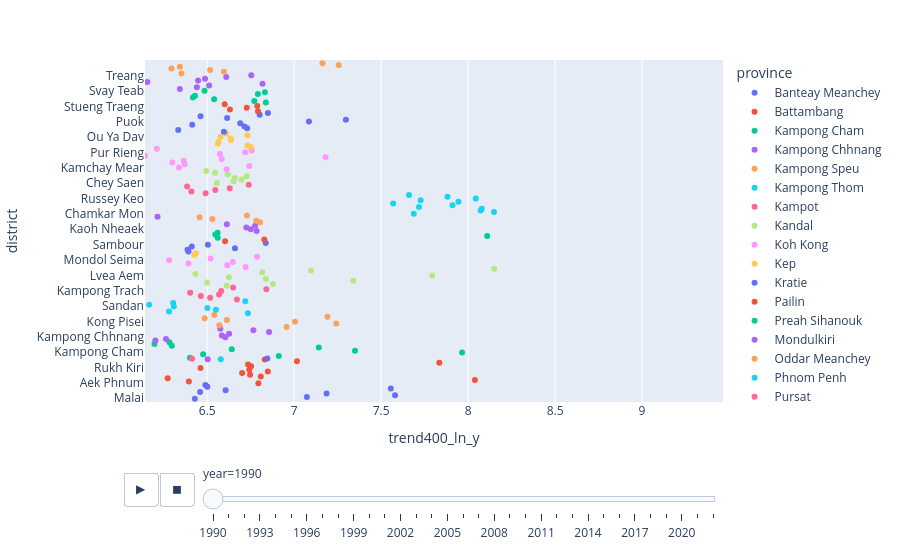

Source (notebook cell):
### Code cell
px.strip(
    gdf_long,
    x="trend400_ln_y",
    y="district",
    color="province",
    animation_frame= 'year',
    range_x = [gdf_long["trend400_ln_y"].min(), gdf_long["trend400_ln_y"].max()],
    hover_name="district",
    hover_data=["province","district","trend400_ln_y"]
)

### Figure 1 — Plotly figure (JSON) as saved in the notebook; plotly's stock layout.template omitted (floating-point values rounded to 4 significant figures)
{"data": [{"alignmentgroup": "True", "boxpoints": "all", "customdata": [["Banteay Meanchey"], ["Banteay Meanchey"], ["Banteay Meanchey"], ["Banteay Meanchey"], ["Banteay Meanchey"], ["Banteay Meanchey"], ["Banteay Meanchey"], ["Banteay Meanchey"], ["Banteay Meanchey"]], "fillcolor": "rgba(255,255,255,0)", "hoveron": "points", "hovertemplate": "<b>%{hovertext}</b><br><br>province=%{customdata[0]}<br>year=1990<br>trend400_ln_y=%{x}<br>district=%{y}<extra></extra>", "hovertext": ["Malai", "Mongkol Borei", "Ou Chrov", "Paoy Paet", "Phnum Srok", "Preah Netr Preah", "Serei Saophoan", "Svay Chek", "Thma Puok"], "legendgroup": "Banteay Meanchey", "line": {"color": "rgba(255,255,255,0)"}, "marker": {"color": "#636efa"}, "name": "Banteay Meanchey", "offsetgroup": "Banteay Meanchey", "orientation": "h", "pointpos": 0, "showlegend": true, "type": "box", "x": [6.429, 7.073, 7.58, 7.186, 6.459, 6.606, 7.556, 6.501, 6.489], "x0": " ", "xaxis": "x", "y": ["Malai", "Mongkol Borei", "Ou Chrov", "Paoy Paet", "Phnum Srok", "Preah Netr Preah", "Serei Saophoan", "Svay Chek", "Thma Puok"], "y0": " ", "yaxis": "y"}, {"alignmentgroup": "True", "boxpoints": "all", "customdata": [["Battambang"], ["Battambang"], ["Battambang"], ["Battambang"], ["Battambang"], ["Battambang"], ["Battambang"], ["Battambang"], ["Battambang"], ["Battambang"], ["Battambang"], ["Battambang"], ["Battambang"], ["Battambang"], ["Battambang"]], "fillcolor": "rgba(255,255,255,0)", "hoveron": "points", "hovertemplate": "<b>%{hovertext}</b><br><br>province=%{customdata[0]}<br>year=1990<br>trend400_ln_y=%{x}<br>district=%{y}<extra></extra>", "hovertext": ["Aek Phnum", "Banan", "Battambang", "Bavel", "Kamrieng", "Koas Krala", "Moung Ruessei", "Phnum Proek", "Rotonak Mondol", "Rukh Kiri", "Samlout", "Sampov Lun", "Sangkae", "Thma Koul", "Tonlé Sap"], "legendgroup": "Battambang", "line": {"color": "rgba(255,255,255,0)"}, "marker": {"color": "#EF553B"}, "name": "Battambang", "offsetgroup": "Battambang", "orientation": "h", "pointpos": 0, "showlegend": true, "type": "box", "x": [6.794, 6.394, 8.039, 6.273, 6.808, 6.746, 6.701, 6.848, 6.742, 6.461, 6.752, 6.735, 7.834, 7.016, 6.831], "x0": " ", "xaxis": "x", "y": ["Aek Phnum", "Banan", "Battambang", "Bavel", "Kamrieng", "Koas Krala", "Moung Ruessei", "Phnum Proek", "Rotonak Mondol", "Rukh Kiri", "Samlout", "Sampov Lun", "Sangkae", "Thma Koul", "Tonlé Sap"], "y0": " ", "yaxis": "y"}, {"alignmentgroup": "True", "boxpoints": "all", "customdata": [["Kampong Cham"], ["Kampong Cham"], ["Kampong Cham"], ["Kampong Cham"], ["Kampong Cham"], ["Kampong Cham"], ["Kampong Cham"], ["Kampong Cham"], ["Kampong Cham"], ["Kampong Cham"]], "fillcolor": "rgba(255,255,255,0)", "hoveron": "points", "hovertemplate": "<b>%{hovertext}</b><br><br>province=%{customdata[0]}<br>year=1990<br>trend400_ln_y=%{x}<br>district=%{y}<extra></extra>", "hovertext": ["Batheay", "Chamkar Leu", "Cheung Prey", "Kampong Cham", "Kampong Siem", "Kang Meas", "Kaoh Soutin", "Prey Chhor", "Srei Santhor", "Stueng Trang"], "legendgroup": "Kampong Cham", "line": {"color": "rgba(255,255,255,0)"}, "marker": {"color": "#00cc96"}, "name": "Kampong Cham", "offsetgroup": "Kampong Cham", "orientation": "h", "pointpos": 0, "showlegend": true, "type": "box", "x": [6.4, 6.911, 6.476, 7.965, 7.35, 6.641, 7.142, 6.296, 6.197, 6.282], "x0": " ", "xaxis": "x", "y": ["Batheay", "Chamkar Leu", "Cheung Prey", "Kampong Cham", "Kampong Siem", "Kang Meas", "Kaoh Soutin", "Prey Chhor", "Srei Santhor", "Stueng Trang"], "y0": " ", "yaxis": "y"}, {"alignmentgroup": "True", "boxpoints": "all", "customdata": [["Kampong Chhnang"], ["Kampong Chhnang"], ["Kampong Chhnang"], ["Kampong Chhnang"], ["Kampong Chhnang"], ["Kampong Chhnang"], ["Kampong Chhnang"], ["Kampong Chhnang"], ["Kampong Chhnang"]], "fillcolor": "rgba(255,255,255,0)", "hoveron": "points", "hovertemplate": "<b>%{hovertext}</b><br><br>province=%{customdata[0]}<br>year=1990<br>trend400_ln_y=%{x}<br>district=%{y}<extra></extra>", "hovertext": ["Baribour", "Chol Kiri", "Kampong Chhnang", "Kampong Leaeng", "Kampong Tralach", "Rolea B'ier", "Sameakki Mean Chey", "Tonlé Sap", "Tuek Phos"], "legendgroup": "Kampong Chhnang", "line": {"color": "rgba(255,255,255,0)"}, "marker": {"color": "#ab63fa"}, "name": "Kampong Chhnang", "offsetgroup": "Kampong Chhnang", "orientation": "h", "pointpos": 0, "showlegend": true, "type": "box", "x": [6.202, 6.263, 6.604, 6.584, 6.626, 6.856, 6.765, 6.503, 6.575], "x0": " ", "xaxis": "x", "y": ["Baribour", "Chol Kiri", "Kampong Chhnang", "Kampong Leaeng", "Kampong Tralach", "Rolea B'ier", "Sameakki Mean Chey", "Tonlé Sap", "Tuek Phos"], "y0": " ", "yaxis": "y"}, {"alignmentgroup": "True", "boxpoints": "all", "customdata": [["Kampong Speu"], ["Kampong Speu"], ["Kampong Speu"], ["Kampong Speu"], ["Kampong Speu"], ["Kampong Speu"], ["Kampong Speu"], ["Kampong Speu"]], "fillcolor": "rgba(255,255,255,0)", "hoveron": "points", "hovertemplate": "<b>%{hovertext}</b><br><br>province=%{customdata[0]}<br>year=1990<br>trend400_ln_y=%{x}<br>district=%{y}<extra></extra>", "hovertext": ["Aoral", "Basedth", "Chbar Mon", "Kong Pisei", "Odongk", "Phnum Sruoch", "Samraong Tong", "Thpong"], "legendgroup": "Kampong Speu", "line": {"color": "rgba(255,255,255,0)"}, "marker": {"color": "#FFA15A"}, "name": "Kampong Speu", "offsetgroup": "Kampong Speu", "orientation": "h", "pointpos": 0, "showlegend": true, "type": "box", "x": [6.957, 6.569, 7.242, 7.004, 6.613, 6.485, 7.191, 6.54], "x0": " ", "xaxis": "x", "y": ["Aoral", "Basedth", "Chbar Mon", "Kong Pisei", "Odongk", "Phnum Sruoch", "Samraong Tong", "Thpong"], "y0": " ", "yaxis": "y"}, {"alignmentgroup": "True", "boxpoints": "all", "customdata": [["Kampong Thom"], ["Kampong Thom"], ["Kampong Thom"], ["Kampong Thom"], ["Kampong Thom"], ["Kampong Thom"], ["Kampong Thom"], ["Kampong Thom"], ["Kampong Thom"]], "fillcolor": "rgba(255,255,255,0)", "hoveron": "points", "hovertemplate": "<b>%{hovertext}</b><br><br>province=%{customdata[0]}<br>year=1990<br>trend400_ln_y=%{x}<br>district=%{y}<extra></extra>", "hovertext": ["Baray", "Kampong Svay", "Prasat Ballangk", "Prasat Sambour", "Sandan", "Santuk", "Stoung", "Stueng Saen", "Tonlé Sap"], "legendgroup": "Kampong Thom", "line": {"color": "rgba(255,255,255,0)"}, "marker": {"color": "#19d3f3"}, "name": "Kampong Thom", "offsetgroup": "Kampong Thom", "orientation": "h", "pointpos": 0, "showlegend": true, "type": "box", "x": [6.734, 6.28, 6.55, 6.501, 6.308, 6.166, 6.304, 6.719, 6.578], "x0": " ", "xaxis": "x", "y": ["Baray", "Kampong Svay", "Prasat Ballangk", "Prasat Sambour", "Sandan", "Santuk", "Stoung", "Stueng Saen", "Tonlé Sap"], "y0": " ", "yaxis": "y"}, {"alignmentgroup": "True", "boxpoints": "all", "customdata": [["Kampot"], ["Kampot"], ["Kampot"], ["Kampot"], ["Kampot"], ["Kampot"], ["Kampot"], ["Kampot"]], "fillcolor": "rgba(255,255,255,0)", "hoveron": "points", "hovertemplate": "<b>%{hovertext}</b><br><br>province=%{customdata[0]}<br>year=1990<br>trend400_ln_y=%{x}<br>district=%{y}<extra></extra>", "hovertext": ["Angkor Chey", "Banteay Meas", "Chhuk", "Chum Kiri", "Dang Tong", "Kampong Trach", "Kampot", "Tuek Chhou"], "legendgroup": "Kampot", "line": {"color": "rgba(255,255,255,0)"}, "marker": {"color": "#FF6692"}, "name": "Kampot", "offsetgroup": "Kampot", "orientation": "h", "pointpos": 0, "showlegend": true, "type": "box", "x": [6.671, 6.517, 6.463, 6.568, 6.402, 6.58, 6.84, 6.649], "x0": " ", "xaxis": "x", "y": ["Angkor Chey", "Banteay Meas", "Chhuk", "Chum Kiri", "Dang Tong", "Kampong Trach", "Kampot", "Tuek Chhou"], "y0": " ", "yaxis": "y"}, {"alignmentgroup": "True", "boxpoints": "all", "customdata": [["Kandal"], ["Kandal"], ["Kandal"], ["Kandal"], ["Kandal"], ["Kandal"], ["Kandal"], ["Kandal"], ["Kandal"], ["Kandal"], ["Kandal"]], "fillcolor": "rgba(255,255,255,0)", "hoveron": "points", "hovertemplate": "<b>%{hovertext}</b><br><br>province=%{customdata[0]}<br>year=1990<br>trend400_ln_y=%{x}<br>district=%{y}<extra></extra>", "hovertext": ["Angk Snuol", "Kandal Stueng", "Kaoh Thum", "Khsach Kandal", "Kien Svay", "Leuk Daek", "Lvea Aem", "Mukh Kampul", "Ponhea Lueu", "S'ang", "Ta Khmau"], "legendgroup": "Kandal", "line": {"color": "rgba(255,255,255,0)"}, "marker": {"color": "#B6E880"}, "name": "Kandal", "offsetgroup": "Kandal", "orientation": "h", "pointpos": 0, "showlegend": true, "type": "box", "x": [6.612, 6.878, 6.499, 7.339, 6.837, 6.625, 7.794, 6.432, 6.816, 7.096, 8.15], "x0": " ", "xaxis": "x", "y": ["Angk Snuol", "Kandal Stueng", "Kaoh Thum", "Khsach Kandal", "Kien Svay", "Leuk Daek", "Lvea Aem", "Mukh Kampul", "Ponhea Lueu", "S'ang", "Ta Khmau"], "y0": " ", "yaxis": "y"}, {"alignmentgroup": "True", "boxpoints": "all", "customdata": [["Koh Kong"], ["Koh Kong"], ["Koh Kong"], ["Koh Kong"], ["Koh Kong"], ["Koh Kong"], ["Koh Kong"]], "fillcolor": "rgba(255,255,255,0)", "hoveron": "points", "hovertemplate": "<b>%{hovertext}</b><br><br>province=%{customdata[0]}<br>year=1990<br>trend400_ln_y=%{x}<br>district=%{y}<extra></extra>", "hovertext": ["Botum Sakor", "Kaoh Kong", "Khemara Phoumin", "Kiri Sakor", "Mondol Seima", "Srae Ambel", "Thma Bang"], "legendgroup": "Koh Kong", "line": {"color": "rgba(255,255,255,0)"}, "marker": {"color": "#FF97FF"}, "name": "Koh Kong", "offsetgroup": "Koh Kong", "orientation": "h", "pointpos": 0, "showlegend": true, "type": "box", "x": [6.721, 6.615, 6.392, 6.648, 6.281, 6.519, 6.786], "x0": " ", "xaxis": "x", "y": ["Botum Sakor", "Kaoh Kong", "Khemara Phoumin", "Kiri Sakor", "Mondol Seima", "Srae Ambel", "Thma Bang"], "y0": " ", "yaxis": "y"}, {"alignmentgroup": "True", "boxpoints": "all", "customdata": [["Kep"], ["Kep"]], "fillcolor": "rgba(255,255,255,0)", "hoveron": "points", "hovertemplate": "<b>%{hovertext}</b><br><br>province=%{customdata[0]}<br>year=1990<br>trend400_ln_y=%{x}<br>district=%{y}<extra></extra>", "hovertext": ["Damnak Chang'aeur", "Kaeb"], "legendgroup": "Kep", "line": {"color": "rgba(255,255,255,0)"}, "marker": {"color": "#FECB52"}, "name": "Kep", "offsetgroup": "Kep", "orientation": "h", "pointpos": 0, "showlegend": true, "type": "box", "x": [6.425, 6.434], "x0": " ", "xaxis": "x", "y": ["Damnak Chang'aeur", "Kaeb"], "y0": " ", "yaxis": "y"}, {"alignmentgroup": "True", "boxpoints": "all", "customdata": [["Kratie"], ["Kratie"], ["Kratie"], ["Kratie"], ["Kratie"], ["Kratie"]], "fillcolor": "rgba(255,255,255,0)", "hoveron": "points", "hovertemplate": "<b>%{hovertext}</b><br><br>province=%{customdata[0]}<br>year=1990<br>trend400_ln_y=%{x}<br>district=%{y}<extra></extra>", "hovertext": ["Chetr Borei", "Chhloung", "Kracheh", "Prek Prasab", "Sambour", "Snuol"], "legendgroup": "Kratie", "line": {"color": "rgba(255,255,255,0)"}, "marker": {"color": "#636efa"}, "name": "Kratie", "offsetgroup": "Kratie", "orientation": "h", "pointpos": 0, "showlegend": true, "type": "box", "x": [6.392, 6.387, 6.659, 6.412, 6.504, 6.837], "x0": " ", "xaxis": "x", "y": ["Chetr Borei", "Chhloung", "Kracheh", "Prek Prasab", "Sambour", "Snuol"], "y0": " ", "yaxis": "y"}, {"alignmentgroup": "True", "boxpoints": "all", "customdata": [["Pailin"], ["Pailin"]], "fillcolor": "rgba(255,255,255,0)", "hoveron": "points", "hovertemplate": "<b>%{hovertext}</b><br><br>province=%{customdata[0]}<br>year=1990<br>trend400_ln_y=%{x}<br>district=%{y}<extra></extra>", "hovertext": ["Pailin", "Sala Krau"], "legendgroup": "Pailin", "line": {"color": "rgba(255,255,255,0)"}, "marker": {"color": "#EF553B"}, "name": "Pailin", "offsetgroup": "Pailin", "orientation": "h", "pointpos": 0, "showlegend": true, "type": "box", "x": [6.602, 6.828], "x0": " ", "xaxis": "x", "y": ["Pailin", "Sala Krau"], "y0": " ", "yaxis": "y"}, {"alignmentgroup": "True", "boxpoints": "all", "customdata": [["Preah Sihanouk"], ["Preah Sihanouk"], ["Preah Sihanouk"], ["Preah Sihanouk"]], "fillcolor": "rgba(255,255,255,0)", "hoveron": "points", "hovertemplate": "<b>%{hovertext}</b><br><br>province=%{customdata[0]}<br>year=1990<br>trend400_ln_y=%{x}<br>district=%{y}<extra></extra>", "hovertext": ["Kampong Seila", "Preah Sihanouk", "Prey Nob", "Stueng Hav"], "legendgroup": "Preah Sihanouk", "line": {"color": "rgba(255,255,255,0)"}, "marker": {"color": "#00cc96"}, "name": "Preah Sihanouk", "offsetgroup": "Preah Sihanouk", "orientation": "h", "pointpos": 0, "showlegend": true, "type": "box", "x": [6.56, 8.109, 6.546, 6.56], "x0": " ", "xaxis": "x", "y": ["Kampong Seila", "Preah Sihanouk", "Prey Nob", "Stueng Hav"], "y0": " ", "yaxis": "y"}, {"alignmentgroup": "True", "boxpoints": "all", "customdata": [["Mondulkiri"], ["Mondulkiri"], ["Mondulkiri"], ["Mondulkiri"], ["Mondulkiri"]], "fillcolor": "rgba(255,255,255,0)", "hoveron": "points", "hovertemplate": "<b>%{hovertext}</b><br><br>province=%{customdata[0]}<br>year=1990<br>trend400_ln_y=%{x}<br>district=%{y}<extra></extra>", "hovertext": ["Kaev Seima", "Kaoh Nheaek", "Ou Reang", "Pech Chreada", "Saen Monourom"], "legendgroup": "Mondulkiri", "line": {"color": "rgba(255,255,255,0)"}, "marker": {"color": "#ab63fa"}, "name": "Mondulkiri", "offsetgroup": "Mondulkiri", "orientation": "h", "pointpos": 0, "showlegend": true, "type": "box", "x": [6.784, 6.75, 6.725, 6.775, 6.613], "x0": " ", "xaxis": "x", "y": ["Kaev Seima", "Kaoh Nheaek", "Ou Reang", "Pech Chreada", "Saen Monourom"], "y0": " ", "yaxis": "y"}, {"alignmentgroup": "True", "boxpoints": "all", "customdata": [["Oddar Meanchey"], ["Oddar Meanchey"], ["Oddar Meanchey"], ["Oddar Meanchey"], ["Oddar Meanchey"]], "fillcolor": "rgba(255,255,255,0)", "hoveron": "points", "hovertemplate": "<b>%{hovertext}</b><br><br>province=%{customdata[0]}<br>year=1990<br>trend400_ln_y=%{x}<br>district=%{y}<extra></extra>", "hovertext": ["Anlong Veaeng", "Banteay Ampil", "Chong Kal", "Samraong", "Trapeang Prasat"], "legendgroup": "Oddar Meanchey", "line": {"color": "rgba(255,255,255,0)"}, "marker": {"color": "#FFA15A"}, "name": "Oddar Meanchey", "offsetgroup": "Oddar Meanchey", "orientation": "h", "pointpos": 0, "showlegend": true, "type": "box", "x": [6.804, 6.782, 6.529, 6.456, 6.728], "x0": " ", "xaxis": "x", "y": ["Anlong Veaeng", "Banteay Ampil", "Chong Kal", "Samraong", "Trapeang Prasat"], "y0": " ", "yaxis": "y"}, {"alignmentgroup": "True", "boxpoints": "all", "customdata": [["Phnom Penh"], ["Phnom Penh"], ["Phnom Penh"], ["Phnom Penh"], ["Phnom Penh"], ["Phnom Penh"], ["Phnom Penh"], ["Phnom Penh"], ["Phnom Penh"], ["Phnom Penh"], ["Phnom Penh"], ["Phnom Penh"]], "fillcolor": "rgba(255,255,255,0)", "hoveron": "points", "hovertemplate": "<b>%{hovertext}</b><br><br>province=%{customdata[0]}<br>year=1990<br>trend400_ln_y=%{x}<br>district=%{y}<extra></extra>", "hovertext": ["Chamkar Mon", "Chbar Ampov", "Chraoy Chongvar", "Dangkao", "Doun Penh", "Mean Chey", "Praek Pnov", "Prampir Meakkakra", "Pur Sen Chey", "Russey Keo", "Saensokh", "Tuol Kouk"], "legendgroup": "Phnom Penh", "line": {"color": "rgba(255,255,255,0)"}, "marker": {"color": "#19d3f3"}, "name": "Phnom Penh", "offsetgroup": "Phnom Penh", "orientation": "h", "pointpos": 0, "showlegend": true, "type": "box", "x": [7.687, 8.149, 8.072, 8.079, 7.718, 7.91, 7.569, 7.944, 7.727, 8.044, 7.882, 7.661], "x0": " ", "xaxis": "x", "y": ["Chamkar Mon", "Chbar Ampov", "Chraoy Chongvar", "Dangkao", "Doun Penh", "Mean Chey", "Praek Pnov", "Prampir Meakkakra", "Pur Sen Chey", "Russey Keo", "Saensokh", "Tuol Kouk"], "y0": " ", "yaxis": "y"}, {"alignmentgroup": "True", "boxpoints": "all", "customdata": [["Pursat"], ["Pursat"], ["Pursat"], ["Pursat"], ["Pursat"], ["Pursat"], ["Pursat"]], "fillcolor": "rgba(255,255,255,0)", "hoveron": "points", "hovertemplate": "<b>%{hovertext}</b><br><br>province=%{customdata[0]}<br>year=1990<br>trend400_ln_y=%{x}<br>district=%{y}<extra></extra>", "hovertext": ["Bakan", "Kandieng", "Krakor", "Phnum Kravanh", "Pursat", "Tonlé Sap", "Veal Veaeng"], "legendgroup": "Pursat", "line": {"color": "rgba(255,255,255,0)"}, "marker": {"color": "#FF6692"}, "name": "Pursat", "offsetgroup": "Pursat", "orientation": "h", "pointpos": 0, "showlegend": true, "type": "box", "x": [6.491, 6.409, 6.546, 6.63, 6.384, 6.413, 6.739], "x0": " ", "xaxis": "x", "y": ["Bakan", "Kandieng", "Krakor", "Phnum Kravanh", "Pursat", "Tonlé Sap", "Veal Veaeng"], "y0": " ", "yaxis": "y"}, {"alignmentgroup": "True", "boxpoints": "all", "customdata": [["Preah Vihear"], ["Preah Vihear"], ["Preah Vihear"], ["Preah Vihear"], ["Preah Vihear"], ["Preah Vihear"], ["Preah Vihear"], ["Preah Vihear"]], "fillcolor": "rgba(255,255,255,0)", "hoveron": "points", "hovertemplate": "<b>%{hovertext}</b><br><br>province=%{customdata[0]}<br>year=1990<br>trend400_ln_y=%{x}<br>district=%{y}<extra></extra>", "hovertext": ["Chey Saen", "Chhaeb", "Choam Ksant", "Kuleaen", "Preah Vihear", "Rovieng", "Sangkum Thmei", "Tbaeng Mean Chey"], "legendgroup": "Preah Vihear", "line": {"color": "rgba(255,255,255,0)"}, "marker": {"color": "#B6E880"}, "name": "Preah Vihear", "offsetgroup": "Preah Vihear", "orientation": "h", "pointpos": 0, "showlegend": true, "type": "box", "x": [6.555, 6.651, 6.698, 6.658, 6.727, 6.618, 6.544, 6.494], "x0": " ", "xaxis": "x", "y": ["Chey Saen", "Chhaeb", "Choam Ksant", "Kuleaen", "Preah Vihear", "Rovieng", "Sangkum Thmei", "Tbaeng Mean Chey"], "y0": " ", "yaxis": "y"}, {"alignmentgroup": "True", "boxpoints": "all", "customdata": [["Prey Veng"], ["Prey Veng"], ["Prey Veng"], ["Prey Veng"], ["Prey Veng"], ["Prey Veng"], ["Prey Veng"], ["Prey Veng"], ["Prey Veng"], ["Prey Veng"], ["Prey Veng"], ["Prey Veng"], ["Prey Veng"]], "fillcolor": "rgba(255,255,255,0)", "hoveron": "points", "hovertemplate": "<b>%{hovertext}</b><br><br>province=%{customdata[0]}<br>year=1990<br>trend400_ln_y=%{x}<br>district=%{y}<extra></extra>", "hovertext": ["Ba Phnum", "Kamchay Mear", "Kampong Trabaek", "Kanhchriech", "Me Sang", "Pea Reang", "Peam Chor", "Peam Ro", "Preah Sdach", "Prey Veng", "Pur Rieng", "Sithor Kandal", "Svay Antor"], "legendgroup": "Prey Veng", "line": {"color": "rgba(255,255,255,0)"}, "marker": {"color": "#FF97FF"}, "name": "Prey Veng", "offsetgroup": "Prey Veng", "orientation": "h", "pointpos": 0, "showlegend": true, "type": "box", "x": [6.612, 6.338, 6.741, 6.371, 6.299, 6.364, 6.583, 7.18, 6.142, 6.573, 6.718, 6.755, 6.21], "x0": " ", "xaxis": "x", "y": ["Ba Phnum", "Kamchay Mear", "Kampong Trabaek", "Kanhchriech", "Me Sang", "Pea Reang", "Peam Chor", "Peam Ro", "Preah Sdach", "Prey Veng", "Pur Rieng", "Sithor Kandal", "Svay Antor"], "y0": " ", "yaxis": "y"}, {"alignmentgroup": "True", "boxpoints": "all", "customdata": [["Ratanakiri"], ["Ratanakiri"], ["Ratanakiri"], ["Ratanakiri"], ["Ratanakiri"], ["Ratanakiri"], ["Ratanakiri"], ["Ratanakiri"], ["Ratanakiri"]], "fillcolor": "rgba(255,255,255,0)", "hoveron": "points", "hovertemplate": "<b>%{hovertext}</b><br><br>province=%{customdata[0]}<br>year=1990<br>trend400_ln_y=%{x}<br>district=%{y}<extra></extra>", "hovertext": ["Andoung Meas", "Ban Lung", "Bar Kaev", "Koun Mom", "Lumphat", "Ou Chum", "Ou Ya Dav", "Ta Veaeng", "Veun Sai"], "legendgroup": "Ratanakiri", "line": {"color": "rgba(255,255,255,0)"}, "marker": {"color": "#FECB52"}, "name": "Ratanakiri", "offsetgroup": "Ratanakiri", "orientation": "h", "pointpos": 0, "showlegend": true, "type": "box", "x": [6.75, 6.732, 6.561, 6.564, 6.637, 6.634, 6.577, 6.731, 6.608], "x0": " ", "xaxis": "x", "y": ["Andoung Meas", "Ban Lung", "Bar Kaev", "Koun Mom", "Lumphat", "Ou Chum", "Ou Ya Dav", "Ta Veaeng", "Veun Sai"], "y0": " ", "yaxis": "y"}, {"alignmentgroup": "True", "boxpoints": "all", "customdata": [["Siem Reap"], ["Siem Reap"], ["Siem Reap"], ["Siem Reap"], ["Siem Reap"], ["Siem Reap"], ["Siem Reap"], ["Siem Reap"], ["Siem Reap"], ["Siem Reap"], ["Siem Reap"], ["Siem Reap"], ["Siem Reap"]], "fillcolor": "rgba(255,255,255,0)", "hoveron": "points", "hovertemplate": "<b>%{hovertext}</b><br><br>province=%{customdata[0]}<br>year=1990<br>trend400_ln_y=%{x}<br>district=%{y}<extra></extra>", "hovertext": ["Angkor Chum", "Angkor Thum", "Banteay Srei", "Chi Kraeng", "Kralanh", "Prasat Bakong", "Puok", "Siem Reap", "Soutr Nikom", "Srei Snam", "Svay Leu", "Tonlé Sap", "Varin"], "legendgroup": "Siem Reap", "line": {"color": "rgba(255,255,255,0)"}, "marker": {"color": "#636efa"}, "name": "Siem Reap", "offsetgroup": "Siem Reap", "orientation": "h", "pointpos": 0, "showlegend": true, "type": "box", "x": [6.596, 6.333, 6.729, 6.714, 6.414, 6.69, 7.085, 7.297, 6.614, 6.462, 6.801, 6.845, 6.849], "x0": " ", "xaxis": "x", "y": ["Angkor Chum", "Angkor Thum", "Banteay Srei", "Chi Kraeng", "Kralanh", "Prasat Bakong", "Puok", "Siem Reap", "Soutr Nikom", "Srei Snam", "Svay Leu", "Tonlé Sap", "Varin"], "y0": " ", "yaxis": "y"}, {"alignmentgroup": "True", "boxpoints": "all", "customdata": [["Stung Treng"], ["Stung Treng"], ["Stung Treng"], ["Stung Treng"], ["Stung Treng"]], "fillcolor": "rgba(255,255,255,0)", "hoveron": "points", "hovertemplate": "<b>%{hovertext}</b><br><br>province=%{customdata[0]}<br>year=1990<br>trend400_ln_y=%{x}<br>district=%{y}<extra></extra>", "hovertext": ["Sesan", "Siem Bouk", "Siem Pang", "Stueng Traeng", "Thala Barivat"], "legendgroup": "Stung Treng", "line": {"color": "rgba(255,255,255,0)"}, "marker": {"color": "#EF553B"}, "name": "Stung Treng", "offsetgroup": "Stung Treng", "orientation": "h", "pointpos": 0, "showlegend": true, "type": "box", "x": [6.792, 6.631, 6.727, 6.788, 6.6], "x0": " ", "xaxis": "x", "y": ["Sesan", "Siem Bouk", "Siem Pang", "Stueng Traeng", "Thala Barivat"], "y0": " ", "yaxis": "y"}, {"alignmentgroup": "True", "boxpoints": "all", "customdata": [["Svay Rieng"], ["Svay Rieng"], ["Svay Rieng"], ["Svay Rieng"], ["Svay Rieng"], ["Svay Rieng"], ["Svay Rieng"], ["Svay Rieng"]], "fillcolor": "rgba(255,255,255,0)", "hoveron": "points", "hovertemplate": "<b>%{hovertext}</b><br><br>province=%{customdata[0]}<br>year=1990<br>trend400_ln_y=%{x}<br>district=%{y}<extra></extra>", "hovertext": ["Bavet", "Chantrea", "Kampong Rou", "Romeas Haek", "Rumduol", "Svay Chrum", "Svay Rieng", "Svay Teab"], "legendgroup": "Svay Rieng", "line": {"color": "rgba(255,255,255,0)"}, "marker": {"color": "#00cc96"}, "name": "Svay Rieng", "offsetgroup": "Svay Rieng", "orientation": "h", "pointpos": 0, "showlegend": true, "type": "box", "x": [6.837, 6.771, 6.54, 6.418, 6.429, 6.791, 6.832, 6.485], "x0": " ", "xaxis": "x", "y": ["Bavet", "Chantrea", "Kampong Rou", "Romeas Haek", "Rumduol", "Svay Chrum", "Svay Rieng", "Svay Teab"], "y0": " ", "yaxis": "y"}, {"alignmentgroup": "True", "boxpoints": "all", "customdata": [["Takeo"], ["Takeo"], ["Takeo"], ["Takeo"], ["Takeo"], ["Takeo"], ["Takeo"], ["Takeo"], ["Takeo"], ["Takeo"]], "fillcolor": "rgba(255,255,255,0)", "hoveron": "points", "hovertemplate": "<b>%{hovertext}</b><br><br>province=%{customdata[0]}<br>year=1990<br>trend400_ln_y=%{x}<br>district=%{y}<extra></extra>", "hovertext": ["Angkor Borei", "Bati", "Borei Cholsar", "Doun Kaev", "Kaoh Andaet", "Kiri Vong", "Prey Kabbas", "Samraong", "Tram Kak", "Treang"], "legendgroup": "Takeo", "line": {"color": "rgba(255,255,255,0)"}, "marker": {"color": "#ab63fa"}, "name": "Takeo", "offsetgroup": "Takeo", "orientation": "h", "pointpos": 0, "showlegend": true, "type": "box", "x": [6.343, 6.44, 6.511, 6.818, 6.156, 6.447, 6.487, 6.214, 6.609, 6.753], "x0": " ", "xaxis": "x", "y": ["Angkor Borei", "Bati", "Borei Cholsar", "Doun Kaev", "Kaoh Andaet", "Kiri Vong", "Prey Kabbas", "Samraong", "Tram Kak", "Treang"], "y0": " ", "yaxis": "y"}, {"alignmentgroup": "True", "boxpoints": "all", "customdata": [["Tbong Khmum"], ["Tbong Khmum"], ["Tbong Khmum"], ["Tbong Khmum"], ["Tbong Khmum"], ["Tbong Khmum"], ["Tbong Khmum"]], "fillcolor": "rgba(255,255,255,0)", "hoveron": "points", "hovertemplate": "<b>%{hovertext}</b><br><br>province=%{customdata[0]}<br>year=1990<br>trend400_ln_y=%{x}<br>district=%{y}<extra></extra>", "hovertext": ["Dambae", "Krouch Chhmar", "Memot", "Ou Reang Ov", "Ponhea Kraek", "Suong", "Tboung Khmum"], "legendgroup": "Tbong Khmum", "line": {"color": "rgba(255,255,255,0)"}, "marker": {"color": "#FFA15A"}, "name": "Tbong Khmum", "offsetgroup": "Tbong Khmum", "orientation": "h", "pointpos": 0, "showlegend": true, "type": "box", "x": [6.352, 6.596, 6.517, 6.294, 6.343, 7.256, 7.163], "x0": " ", "xaxis": "x", "y": ["Dambae", "Krouch Chhmar", "Memot", "Ou Reang Ov", "Ponhea Kraek", "Suong", "Tboung Khmum"], "y0": " ", "yaxis": "y"}], "layout": {"boxmode": "group", "legend": {"title": {"text": "province"}, "tracegroupgap": 0}, "margin": {"t": 60}, "sliders": [{"active": 0, "currentvalue": {"prefix": "year="}, "len": 0.9, "pad": {"b": 10, "t": 60}, "steps": [{"args": [["1990"], {"frame": {"duration": 0, "redraw": true}, "fromcurrent": true, "mode": "immediate", "transition": {"duration": 0, "easing": "linear"}}], "label": "1990", "method": "animate"}, {"args": [["1991"], {"frame": {"duration": 0, "redraw": true}, "fromcurrent": true, "mode": "immediate", "transition": {"duration": 0, "easing": "linear"}}], "label": "1991", "method": "animate"}, {"args": [["1992"], {"frame": {"duration": 0, "redraw": true}, "fromcurrent": true, "mode": "immediate", "transition": {"duration": 0, "easing": "linear"}}], "label": "1992", "method": "animate"}, {"args": [["1993"], {"frame": {"duration": 0, "redraw": true}, "fromcurrent": true, "mode": "immediate", "transition": {"duration": 0, "easing": "linear"}}], "label": "1993", "method": "animate"}, {"args": [["1994"], {"frame": {"duration": 0, "redraw": true}, "fromcurrent": true, "mode": "immediate", "transition": {"duration": 0, "easing": "linear"}}], "label": "1994", "method": "animate"}, {"args": [["1995"], {"frame": {"duration": 0, "redraw": true}, "fromcurrent": true, "mode": "immediate", "transition": {"duration": 0, "easing": "linear"}}], "label": "1995", "method": "animate"}, {"args": [["1996"], {"frame": {"duration": 0, "redraw": true}, "fromcurrent": true, "mode": "immediate", "transition": {"duration": 0, "easing": "linear"}}], "label": "1996", "method": "animate"}, {"args": [["1997"], {"frame": {"duration": 0, "redraw": true}, "fromcurrent": true, "mode": "immediate", "transition": {"duration": 0, "easing": "linear"}}], "label": "1997", "method": "animate"}, {"args": [["1998"], {"frame": {"duration": 0, "redraw": true}, "fromcurrent": true, "mode": "immediate", "transition": {"duration": 0, "easing": "linear"}}], "label": "1998", "method": "animate"}, {"args": [["1999"], {"frame": {"duration": 0, "redraw": true}, "fromcurrent": true, "mode": "immediate", "transition": {"duration": 0, "easing": "linear"}}], "label": "1999", "method": "animate"}, {"args": [["2000"], {"frame": {"duration": 0, "redraw": true}, "fromcurrent": true, "mode": "immediate", "transition": {"duration": 0, "easing": "linear"}}], "label": "2000", "method": "animate"}, {"args": [["2001"], {"frame": {"duration": 0, "redraw": true}, "fromcurrent": true, "mode": "immediate", "transition": {"duration": 0, "easing": "linear"}}], "label": "2001", "method": "animate"}, {"args": [["2002"], {"frame": {"duration": 0, "redraw": true}, "fromcurrent": true, "mode": "immediate", "transition": {"duration": 0, "easing": "linear"}}], "label": "2002", "method": "animate"}, {"args": [["2003"], {"frame": {"duration": 0, "redraw": true}, "fromcurrent": true, "mode": "immediate", "transition": {"duration": 0, "easing": "linear"}}], "label": "2003", "method": "animate"}, {"args": [["2004"], {"frame": {"duration": 0, "redraw": true}, "fromcurrent": true, "mode": "immediate", "transition": {"duration": 0, "easing": "linear"}}], "label": "2004", "method": "animate"}, {"args": [["2005"], {"frame": {"duration": 0, "redraw": true}, "fromcurrent": true, "mode": "immediate", "transition": {"duration": 0, "easing": "linear"}}], "label": "2005", "method": "animate"}, {"args": [["2006"], {"frame": {"duration": 0, "redraw": true}, "fromcurrent": true, "mode": "immediate", "transition": {"duration": 0, "easing": "linear"}}], "label": "2006", "method": "animate"}, {"args": [["2007"], {"frame": {"duration": 0, "redraw": true}, "fromcurrent": true, "mode": "immediate", "transition": {"duration": 0, "easing": "linear"}}], "label": "2007", "method": "animate"}, {"args": [["2008"], {"frame": {"duration": 0, "redraw": true}, "fromcurrent": true, "mode": "immediate", "transition": {"duration": 0, "easing": "linear"}}], "label": "2008", "method": "animate"}, {"args": [["2009"], {"frame": {"duration": 0, "redraw": true}, "fromcurrent": true, "mode": "immediate", "transition": {"duration": 0, "easing": "linear"}}], "label": "2009", "method": "animate"}, {"args": [["2010"], {"frame": {"duration": 0, "redraw": true}, "fromcurrent": true, "mode": "immediate", "transition": {"duration": 0, "easing": "linear"}}], "label": "2010", "method": "animate"}, {"args": [["2011"], {"frame": {"duration": 0, "redraw": true}, "fromcurrent": true, "mode": "immediate", "transition": {"duration": 0, "easing": "linear"}}], "label": "2011", "method": "animate"}, {"args": [["2012"], {"frame": {"duration": 0, "redraw": true}, "fromcurrent": true, "mode": "immediate", "transition": {"duration": 0, "easing": "linear"}}], "label": "2012", "method": "animate"}, {"args": [["2013"], {"frame": {"duration": 0, "redraw": true}, "fromcurrent": true, "mode": "immediate", "transition": {"duration": 0, "easing": "linear"}}], "label": "2013", "method": "animate"}, {"args": [["2014"], {"frame": {"duration": 0, "redraw": true}, "fromcurrent": true, "mode": "immediate", "transition": {"duration": 0, "easing": "linear"}}], "label": "2014", "method": "animate"}, {"args": [["2015"], {"frame": {"duration": 0, "redraw": true}, "fromcurrent": true, "mode": "immediate", "transition": {"duration": 0, "easing": "linear"}}], "label": "2015", "method": "animate"}, {"args": [["2016"], {"frame": {"duration": 0, "redraw": true}, "fromcurrent": true, "mode": "immediate", "transition": {"duration": 0, "easing": "linear"}}], "label": "2016", "method": "animate"}, {"args": [["2017"], {"frame": {"duration": 0, "redraw": true}, "fromcurrent": true, "mode": "immediate", "transition": {"duration": 0, "easing": "linear"}}], "label": "2017", "method": "animate"}, {"args": [["2018"], {"frame": {"duration": 0, "redraw": true}, "fromcurrent": true, "mode": "immediate", "transition": {"duration": 0, "easing": "linear"}}], "label": "2018", "method": "animate"}, {"args": [["2019"], {"frame": {"duration": 0, "redraw": true}, "fromcurrent": true, "mode": "immediate", "transition": {"duration": 0, "easing": "linear"}}], "label": "2019", "method": "animate"}, {"args": [["2020"], {"frame": {"duration": 0, "redraw": true}, "fromcurrent": true, "mode": "immediate", "transition": {"duration": 0, "easing": "linear"}}], "label": "2020", "method": "animate"}, {"args": [["2021"], {"frame": {"duration": 0, "redraw": true}, "fromcurrent": true, "mode": "immediate", "transition": {"duration": 0, "easing": "linear"}}], "label": "2021", "method": "animate"}, {"args": [["2022"], {"frame": {"duration": 0, "redraw": true}, "fromcurrent": true, "mode": "immediate", "transition": {"duration": 0, "easing": "linear"}}], "label": "2022", "method": "animate"}], "x": 0.1, "xanchor": "left", "y": 0, "yanchor": "top"}], "updatemenus": [{"buttons": [{"args": [null, {"frame": {"duration": 500, "redraw": true}, "fromcurrent": true, "mode": "immediate", "transition": {"duration": 500, "easing": "linear"}}], "label": "&#9654;", "method": "animate"}, {"args": [[null], {"frame": {"duration": 0, "redraw": true}, "fromcurrent": true, "mode": "immediate", "transition": {"duration": 0, "easing": "linear"}}], "label": "&#9724;", "method": "animate"}], "direction": "left", "pad": {"r": 10, "t": 70}, "showactive": false, "type": "buttons", "x": 0.1, "xanchor": "right", "y": 0, "yanchor": "top"}], "xaxis": {"anchor": "y", "domain": [0.0, 1.0], "range": [6.142, 9.466], "title": {"text": "trend400_ln_y"}}, "yaxis": {"anchor": "x", "domain": [0.0, 1.0], "title": {"text": "district"}}}}
